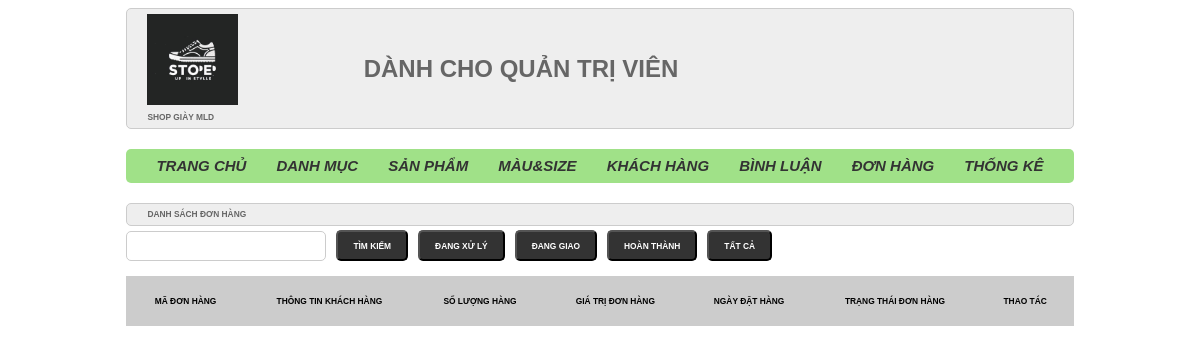
The app's page /admin/index.php?act=donhang, older data.
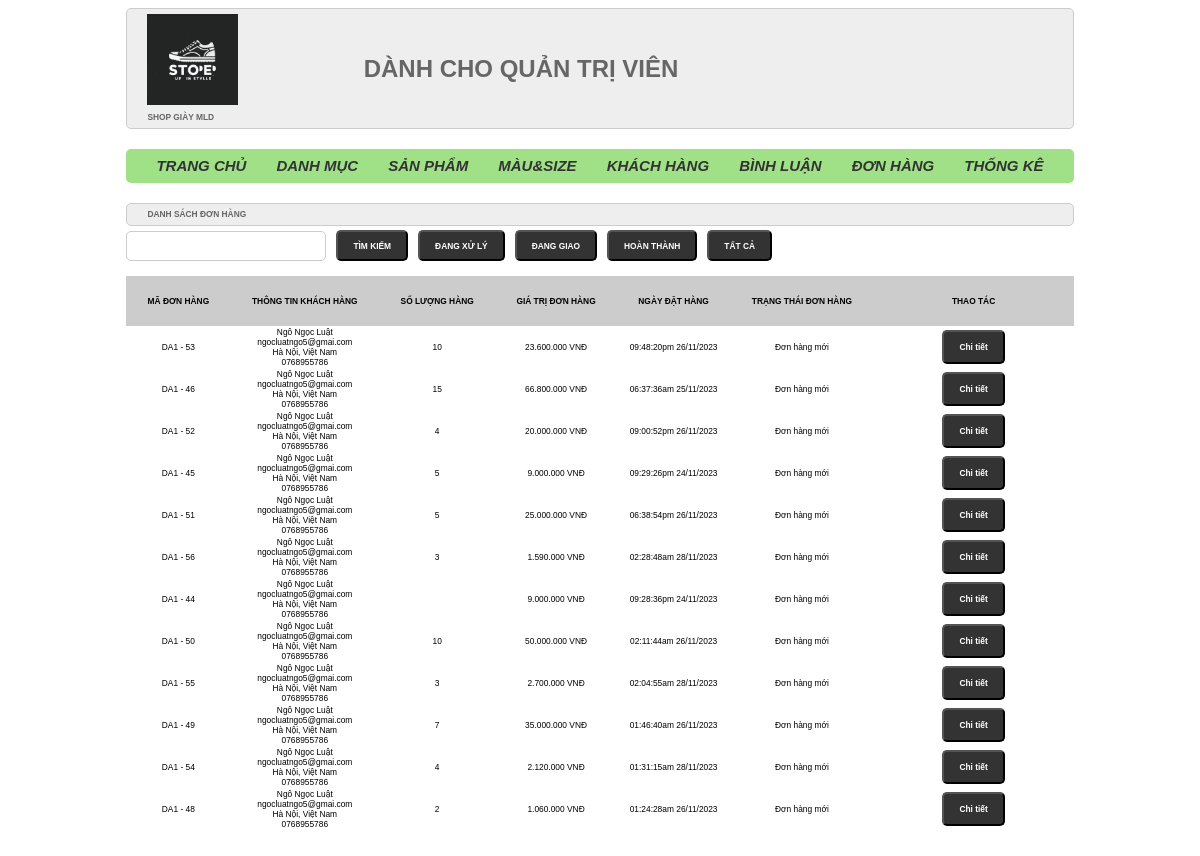
The same page, newer data.
### tables this page shows
CREATE TABLE `cart` (
  `id` int(10) NOT NULL,
  `iduser` int(10) NOT NULL,
  `idspbt` int(10) NOT NULL,
  `img` varchar(255) DEFAULT NULL,
  `namepro` varchar(255) DEFAULT NULL,
  `price` int(10) NOT NULL DEFAULT 0,
  `mau` varchar(255) NOT NULL,
  `size` int(11) NOT NULL,
  `soluong` int(3) NOT NULL,
  `thanhtien` int(11) NOT NULL,
  `idbill` int(10) NOT NULL
);

CREATE TABLE `bill` (
  `id` int(11) NOT NULL,
  `iduser` int(10) DEFAULT 0,
  `bill_name` varchar(255) NOT NULL,
  `bill_address` varchar(255) NOT NULL,
  `bill_tel` varchar(50) NOT NULL,
  `bill_email` varchar(255) NOT NULL,
  `bill_pttt` tinyint(1) NOT NULL DEFAULT 0 COMMENT '0.Thanh toán trực tiếp \r\n1.Chuyển khoản\r\n2.Thanh toán online',
  `ngaydathang` varchar(50) DEFAULT NULL,
  `total` int(10) NOT NULL DEFAULT 0,
  `bill_status` tinyint(1) NOT NULL DEFAULT 0 COMMENT '0.Đơn hàng mới\r\n1.Đang xử lý\r\n2.Đang giao hàng\r\n3.Đã giao '
);

### model/pdo.php (called while the page is built, shortened)
<?php
function pdo_get_connection()
{
    $dburl = "mysql:host=localhost:3308;dbname=webbangiaynam;charset=utf8";
    $username = 'root';
    $password = '';
    $conn = new PDO($dburl, $username, $password);
    $conn->setAttribute(PDO::ATTR_ERRMODE, PDO::ERRMODE_EXCEPTION);
    return $conn;
}
function pdo_query($sql)
{
    $sql_args = array_slice(func_get_args(), 1);
    try {
        $conn = pdo_get_connection();
        $stmt = $conn->prepare($sql);
        $stmt->execute($sql_args);
        $rows = $stmt->fetchAll(PDO::FETCH_ASSOC);
        return $rows;
    } catch (PDOException $e) {
        throw $e;
    } finally {
        unset($conn);
    }
}

### model/giohang.php (called while the page is built, shortened)
<?php
    function loadall_bill_admin($status = null) {
        $sql = "SELECT *, bill.id as id, SUM(cart.soluong) AS soluong
                FROM bill
                LEFT JOIN cart ON bill.id = cart.idbill";
        $sql .= " GROUP BY bill.id
                  ORDER BY bill_status=0 DESC";
        $listbill = pdo_query($sql);
        return $listbill;
    }
    function get_ttdh($n) {
        switch($n) {
            case "0":
                $tt = "Đơn hàng mới";
                break;
        }
        return $tt;
    }
    function format($numberformat) {
        return number_format($numberformat,0,',','.'). ' VNĐ';
    }

### admin/donhang/list.php (the view, shortened to what this page needs)
<div class="row">
            <div class="row frmtitle">
                <h1>DANH SÁCH ĐƠN HÀNG</h1>
            </div>
            <form action="index.php?act=listdonhang" method="post" class="flex_sea">
                <input type="text" name="kyw">
                <input type="submit" name="listok" value="TÌM KIẾM">
                <input type="submit" name="dangxuly" value="ĐANG XỬ LÝ">
                <input type="submit" name="danggiao" value="ĐANG GIAO">
                <input type="submit" name="hoanthanh" value="HOÀN THÀNH">
                <a href="index.php?act=donhang"><input type="button" name="tatca" value="TẤT CẢ"></a>
            </form>
            <div class="row frmcontent">
                <div class="row mb10 frmdsloai">
                    <table>
                        <tr>
                            <th>MÃ ĐƠN HÀNG</th>
                            <th>THÔNG TIN KHÁCH HÀNG</th>
                            <th>SỐ LƯỢNG HÀNG</th>
                            <th>GIÁ TRỊ ĐƠN HÀNG</th>
                            <th>NGÀY ĐẶT HÀNG</th>
                            <th>TRẠNG THÁI ĐƠN HÀNG</th>
                            <th>THAO TÁC</th>
                        </tr>
                        <?php
                        foreach($listbill as $bill){
                            $info = $bill['bill_name'].'<br>'.
                                    $bill['bill_email'].'<br>'.
                                    $bill['bill_address'].'<br>'.
                                    $bill['bill_tel'];
                            $tddh = get_ttdh($bill['bill_status']);
                            $billct="index.php?act=billct&idbill=".$bill['id'];
                        ?>
                            <tr>
                                <td>DA1 - <?=$bill['id']?></td>
                                <td>
                                    <?=$info?>
                                </td>
                                <td><?=$bill['soluong']?></td>
                                <td><?=format($bill['total'])?></td>
                                <td><?=$bill['ngaydathang']?></td>
                                <td><?=$tddh?></td>
                                <td style="width: 200px;">
                                    <?php
                                        if (isset($_POST['dangxuly'])) {
                                            echo '
                                                <form action="index.php?act=updatettbill" method="post">
                                                    <input type="hidden" name="idbill" value="'.$bill['id'].'">
                                                    <input type="submit" name="xacnhangiao" value="XÁC NHẬN GIAO HÀNG">
                                                </form>
                                            ';
                                        } else {
                                            echo '
                                                <a href="'.$billct.'"><input type="button" value="Chi tiết"></a>
                                            ';
                                        }
                                    ?>
                                </td>
                            </tr>
                        <?php
                        }
                        ?>
                    </table>
                </div>
            </div>
        </div>

Row changes from the older to the newer data that the page shows:
added cart: idbill "53", idbill.bill_name "Ngô Ngọc Luật", idbill.bill_email "ngocluatngo5@gmai.com", idbill.bill_address "Hà Nội, Việt Nam", idbill.bill_tel "0768955786", soluong "10", idbill.total "23.600.000 VNĐ", idbill.ngaydathang "09:48:20pm 26/11/2023", idbill.bill_status "Đơn hàng mới"
added cart: idbill "46", idbill.bill_name "Ngô Ngọc Luật", idbill.bill_email "ngocluatngo5@gmai.com", idbill.bill_address "Hà Nội, Việt Nam", idbill.bill_tel "0768955786", soluong "15", idbill.total "66.800.000 VNĐ", idbill.ngaydathang "06:37:36am 25/11/2023", idbill.bill_status "Đơn hàng mới"
added cart: idbill "52", idbill.bill_name "Ngô Ngọc Luật", idbill.bill_email "ngocluatngo5@gmai.com", idbill.bill_address "Hà Nội, Việt Nam", idbill.bill_tel "0768955786", soluong "4", idbill.total "20.000.000 VNĐ", idbill.ngaydathang "09:00:52pm 26/11/2023", idbill.bill_status "Đơn hàng mới"
added cart: idbill "45", idbill.bill_name "Ngô Ngọc Luật", idbill.bill_email "ngocluatngo5@gmai.com", idbill.bill_address "Hà Nội, Việt Nam", idbill.bill_tel "0768955786", soluong "5", idbill.total "9.000.000 VNĐ", idbill.ngaydathang "09:29:26pm 24/11/2023", idbill.bill_status "Đơn hàng mới"
added cart: idbill "51", idbill.bill_name "Ngô Ngọc Luật", idbill.bill_email "ngocluatngo5@gmai.com", idbill.bill_address "Hà Nội, Việt Nam", idbill.bill_tel "0768955786", soluong "5", idbill.total "25.000.000 VNĐ", idbill.ngaydathang "06:38:54pm 26/11/2023", idbill.bill_status "Đơn hàng mới"
added cart: idbill "56", idbill.bill_name "Ngô Ngọc Luật", idbill.bill_email "ngocluatngo5@gmai.com", idbill.bill_address "Hà Nội, Việt Nam", idbill.bill_tel "0768955786", soluong "3", idbill.total "1.590.000 VNĐ", idbill.ngaydathang "02:28:48am 28/11/2023", idbill.bill_status "Đơn hàng mới"
added bill: id "44", bill_name "Ngô Ngọc Luật", bill_email "ngocluatngo5@gmai.com", bill_address "Hà Nội, Việt Nam", bill_tel "0768955786", total "9.000.000 VNĐ", ngaydathang "09:28:36pm 24/11/2023", bill_status "Đơn hàng mới"
added cart: idbill "50", idbill.bill_name "Ngô Ngọc Luật", idbill.bill_email "ngocluatngo5@gmai.com", idbill.bill_address "Hà Nội, Việt Nam", idbill.bill_tel "0768955786", soluong "10", idbill.total "50.000.000 VNĐ", idbill.ngaydathang "02:11:44am 26/11/2023", idbill.bill_status "Đơn hàng mới"
added cart: idbill "55", idbill.bill_name "Ngô Ngọc Luật", idbill.bill_email "ngocluatngo5@gmai.com", idbill.bill_address "Hà Nội, Việt Nam", idbill.bill_tel "0768955786", soluong "3", idbill.total "2.700.000 VNĐ", idbill.ngaydathang "02:04:55am 28/11/2023", idbill.bill_status "Đơn hàng mới"
added cart: idbill "49", idbill.bill_name "Ngô Ngọc Luật", idbill.bill_email "ngocluatngo5@gmai.com", idbill.bill_address "Hà Nội, Việt Nam", idbill.bill_tel "0768955786", soluong "7", idbill.total "35.000.000 VNĐ", idbill.ngaydathang "01:46:40am 26/11/2023", idbill.bill_status "Đơn hàng mới"
added cart: idbill "54", idbill.bill_name "Ngô Ngọc Luật", idbill.bill_email "ngocluatngo5@gmai.com", idbill.bill_address "Hà Nội, Việt Nam", idbill.bill_tel "0768955786", soluong "4", idbill.total "2.120.000 VNĐ", idbill.ngaydathang "01:31:15am 28/11/2023", idbill.bill_status "Đơn hàng mới"
added cart: idbill "48", idbill.bill_name "Ngô Ngọc Luật", idbill.bill_email "ngocluatngo5@gmai.com", idbill.bill_address "Hà Nội, Việt Nam", idbill.bill_tel "0768955786", soluong "2", idbill.total "1.060.000 VNĐ", idbill.ngaydathang "01:24:28am 26/11/2023", idbill.bill_status "Đơn hàng mới"
